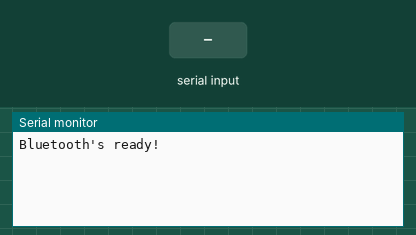
Simulated run of this sketch. Board: Arduino Uno, built with avr-gcc and run on an emulated ATmega328P. Parts: the last lines printed to the serial monitor. The inputs (shaded band) are chosen by the test bench.

Above: at 1.3 s.
1.4 s: "1\n" received over Serial
At 2.2 s:
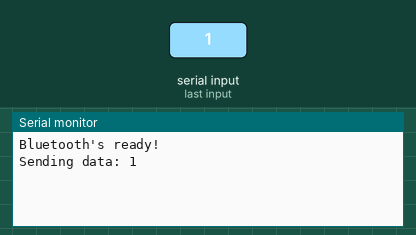
2.9 s: "1\n" received over the second serial link
At 3.9 s:
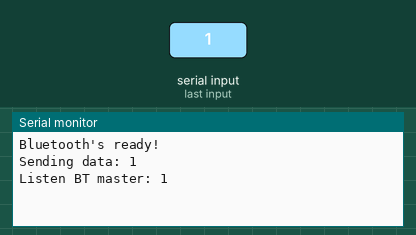
4.4 s: "0\n" received over Serial
At 5.2 s:
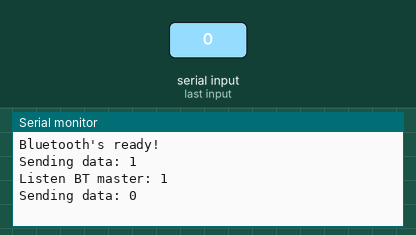
5.9 s: "0\n" received over the second serial link
At 6.3 s:
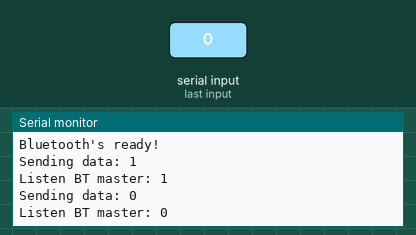

The sketch:

bt-test-comm-master-slave.ino
```cpp
/*
 *
 * Autor: Eduardo J. Fórneas Lence - Innovanube de Computación SL
 *
 * comprobar que un par de BT-05 emparejados envían y reciben datos
 *
 * el proceso se comprueba en tres pasos:
 *
 * 1) a través del terminal serie enviamos datos que son leídos por BT_master
 * 2) BT_master envia los datos recibidos a BT_slave
 * 3) BT_slave envía una respuesta recibidos al BT_master
 *
 *  detalles del pineado de la placa (Arduino UNO)
 *
 *  pin 10 -> al pin BT master (RX)
 *  pin 11 -> al pin BT master (TX)
 *  pin  2 -> al pin BT slave  (TX)
 *  pin  3 -> al pin BT slave  (RX)
 *
 *  ambos deben tener suministro de corriente y deben estar en modo no programable, una vez terminada la tarea de
 *  emparejamiento, los leds de ambos módulos deben parpadear dos veces cada 2 segundos (aprox.) el módulo master
 *  primero y el slave después nada más aplicar corriente al circuito.
 *
 * Para configurar el BT-05, pulsar el botón del módulo antes de darle tensión (*), esperar un par de segundos
 * y empezará un parpadeo lento, reprogramar usando comandos at, una vez terminado, retirar la tensión, volver a conectar
 * y el led comenzará de nuevo a parpadear rapidamente, los módulos han de ser programados de uno en uno, comenzando por
 * el slave, ya que su addr será necesaria para emparejarlo con el módulo master, que será el último en ser programado
 * una vez terminado la programación, se retirará la tensión de alimentación, se cargará en la plaza el sketch de prueba y se
 * volverá a suministrar tensión a los módulos.
 *
 * (*) si el módulo carece de pulsador para poner en modo AT2, es posible que deba hacerse con una señal HIGH en el pin STATE,
 * en este caso usar cualquier pin disponible y en setup() poner a HIGH el pin conectado e introducir un delay de un par
 * de segundos para que el módulo pase a modo AT2 (programación) mientras exista ésta señal el módulo podrá ser programado
 *
 * *********************************************************************************************************************
 *
 * para emparejar arduinos:
 *
 * el esclavo:
 *
 * ok <¬
 * at+orgl <¬
 * at+rmaad <¬
 * at+role=0
 * at+name=xxxx   // nombre identificativo del esclavo
 * at+pswd=1234 <¬
 * at+addr <¬
 *      1234:56:678901
 *      esta addr en hexadecimal es la que habrá que indicar en el maestro para emparejar ambos bluetooth
 *      tomar nota, porque será necesaria para programar el módulos master
 *
 * at+init <¬  inicializa el módulo y aplica la configuración dada
 ***********************************************************************************************************************
 *
 * el maestro:
 *
 * at <¬
 * at+orgl <¬   // poner el módulo en modo origen
 * at+rmaad <¬  // eliminar los emparejados anteriores
 * at+rmasd <¬  // borra todos los blutooth autenticados
 * at+role=1    // modo maestro
 * at+name=xxxx // dar al módulo un nombre identificativo
 * at+pswd=1234 <¬
 * at+cmode=0 <~ 0 emparejar con un solo módulo bluetooth 1 para emparejar con más de un módulo
 * at+bind=0000,00,000000     dirección mac 48 bits del módulo bluetooth a emparejar (el esclavo) ejemplo: 98d3:32:70c41e
 *                            es posible enviar la mac coneste formato 0000,00,000000 (nap,uap,lap format)
 * at+init                    inicializa el SPP
 * at+pair=0000,00,000000,5   emparejar con dispositivo, timeout, si da error, eliminar el parámetro de timeout
 * at+link=0000,00,000000     enlazar con el dispositivo emparejado
 *
 * *********************************************************************************************************************
 *


*/


#include <SoftwareSerial.h>   // Incluimos la librería  SoftwareSerial

SoftwareSerial BT_master( 8, 9);      // Definimos los pines RX y TX del Arduino conectados al Bluetooth
SoftwareSerial BT_slave( 6, 7 );         // Definimos los pines RX y TX del Arduino conectados al Bluetooth

const byte numChars = 254;
char receivedChars[numChars]; // an array to store the received data
boolean newData = false ;
char rc ;

void recvWithEndMarker() {
  static byte ndx = 0;
  char endMarker = '\n';
  char rc;

   while (Serial.available() > 0 && newData == false) {
     rc = Serial.read();

     if (rc != endMarker) {
       receivedChars[ndx] = rc;
       ndx++;
       if (ndx >= numChars) {
         ndx = numChars - 1;
       }
      } else {
        receivedChars[ndx] = '\0'; // terminate the string
        ndx = 0;
        newData = true;
      }
    }
}

void showNewData() {
  if (newData == true) {

    Serial.println() ;
    Serial.print( "Sending data: " );
    Serial.println( receivedChars );

    BT_master.print( receivedChars ) ;  // print in master...
    BT_slave.listen() ;                 // ... and listen in slave

    newData = false;

  }
}


void setup() {

  pinMode(7, OUTPUT);
  pinMode(9, OUTPUT);
  pinMode(6, INPUT);
  pinMode(8, INPUT);

  BT_master.begin( 38400 ) ;  //
  BT_slave.begin( 38400 ) ;   // last open, last listen

  delay( 100 ) ;

  Serial.begin(9600);           // serial port ready
  while (!Serial) {
    ;
  }

  Serial.println( "Bluetooth's ready!" ) ;
}

void loop() {

  if ( BT_master.available() > 0 ) {
    Serial.print( "Listen BT master: " );
    while ( BT_master.available() > 0 ) {
      rc = BT_master.read();
      Serial.print( rc );
    }
    Serial.println();
    BT_slave.listen() ; // change port to listen
  }

  if ( BT_slave.available() > 0 ) {
    Serial.print( "Listen BT slave: " );
    while ( BT_slave.available() > 0 ) {
      rc = BT_slave.read();
      Serial.print( rc );
    }
    Serial.println();
    BT_slave.print("Yes Master");   // send something to response
    BT_master.listen() ;            // change port to listen

  }

  // capture and send serial from master to slave
  recvWithEndMarker();
  showNewData();

  delay( 50 ) ;

}
```

Measured:
- after the input at 1.4 s, the serial monitor: prints a new line after 0.05 s (image 1)
- after the input at 2.9 s, the serial monitor: prints a new line at once (image 2)
- after the input at 4.4 s, the serial monitor: prints a new line at once (image 3)
- after the input at 5.9 s, the serial monitor: prints a new line at once (image 4)
